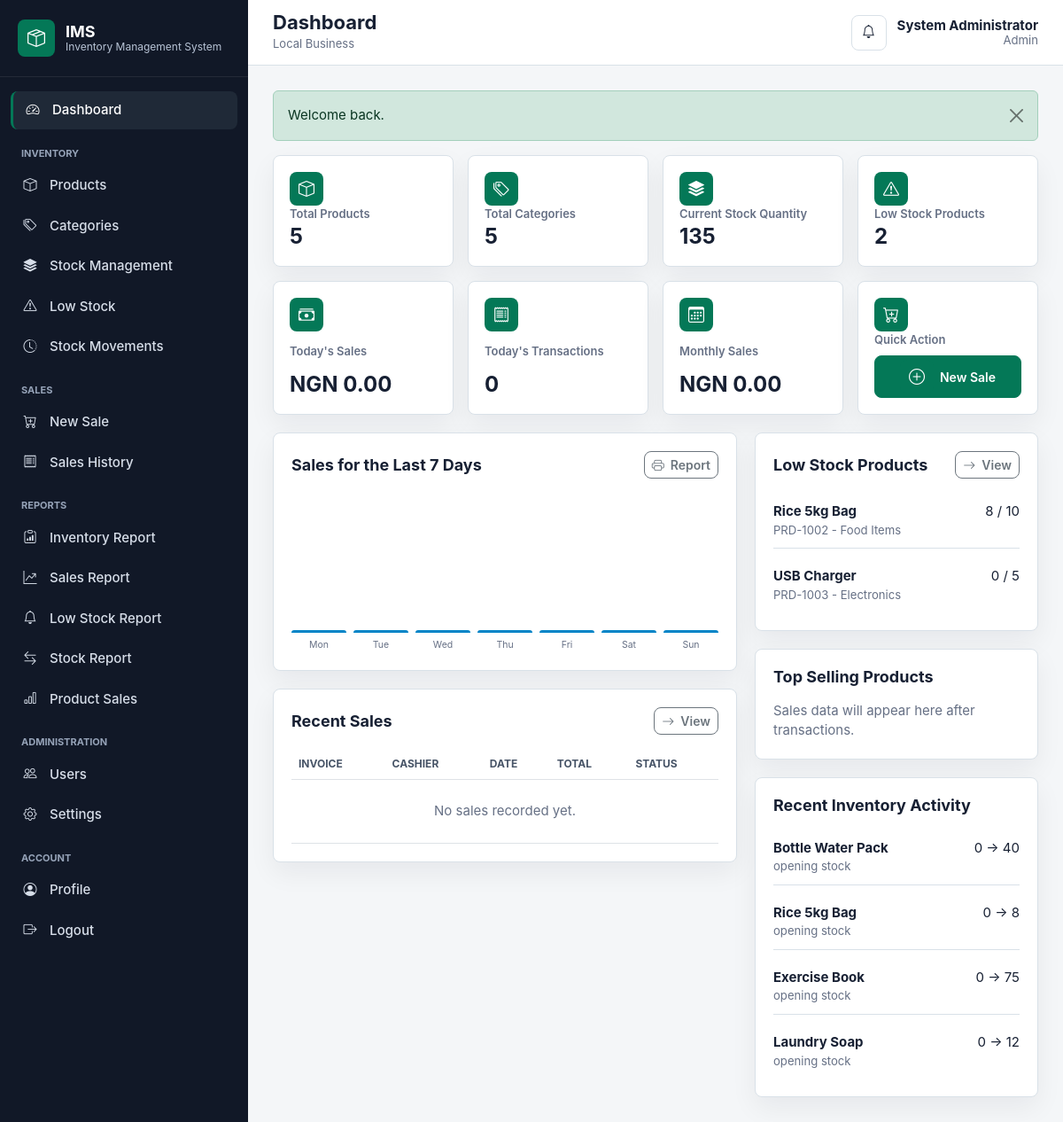
Screenshot of /?route=dashboard (signed in) with the database file from the repository.
### tables this page shows
CREATE TABLE IF NOT EXISTS products (
    id INT UNSIGNED AUTO_INCREMENT PRIMARY KEY,
    product_code VARCHAR(40) NOT NULL,
    product_name VARCHAR(160) NOT NULL,
    category_id INT UNSIGNED NOT NULL,
    description TEXT NULL,
    cost_price DECIMAL(12,2) NOT NULL DEFAULT 0.00,
    selling_price DECIMAL(12,2) NOT NULL DEFAULT 0.00,
    quantity INT NOT NULL DEFAULT 0,
    reorder_level INT NOT NULL DEFAULT 5,
    unit VARCHAR(30) NOT NULL DEFAULT 'pcs',
    status ENUM('active', 'inactive') NOT NULL DEFAULT 'active',
    created_at TIMESTAMP NOT NULL DEFAULT CURRENT_TIMESTAMP,
    updated_at TIMESTAMP NOT NULL DEFAULT CURRENT_TIMESTAMP ON UPDATE CURRENT_TIMESTAMP,
    UNIQUE KEY uq_products_code (product_code),
    INDEX idx_products_name (product_name),
    INDEX idx_products_category (category_id),
    INDEX idx_products_status_stock (status, quantity, reorder_level),
    CONSTRAINT fk_products_category
        FOREIGN KEY (category_id) REFERENCES categories(id)
        ON UPDATE CASCADE ON DELETE RESTRICT
);

CREATE TABLE IF NOT EXISTS categories (
    id INT UNSIGNED AUTO_INCREMENT PRIMARY KEY,
    category_name VARCHAR(120) NOT NULL,
    description TEXT NULL,
    status ENUM('active', 'inactive') NOT NULL DEFAULT 'active',
    created_at TIMESTAMP NOT NULL DEFAULT CURRENT_TIMESTAMP,
    updated_at TIMESTAMP NOT NULL DEFAULT CURRENT_TIMESTAMP ON UPDATE CURRENT_TIMESTAMP,
    UNIQUE KEY uq_categories_name (category_name),
    INDEX idx_categories_status (status)
);

CREATE TABLE IF NOT EXISTS stock_movements (
    id INT UNSIGNED AUTO_INCREMENT PRIMARY KEY,
    product_id INT UNSIGNED NOT NULL,
    movement_type ENUM('opening_stock', 'stock_in', 'sale', 'adjustment_in', 'adjustment_out') NOT NULL,
    quantity INT NOT NULL,
    quantity_before INT NOT NULL,
    quantity_after INT NOT NULL,
    reference_type VARCHAR(40) NULL,
    reference_id INT UNSIGNED NULL,
    remarks VARCHAR(255) NULL,
    user_id INT UNSIGNED NOT NULL,
    created_at TIMESTAMP NOT NULL DEFAULT CURRENT_TIMESTAMP,
    INDEX idx_stock_movements_product_date (product_id, created_at),
    INDEX idx_stock_movements_type (movement_type),
    INDEX idx_stock_movements_user (user_id),
    CONSTRAINT fk_stock_movements_product
        FOREIGN KEY (product_id) REFERENCES products(id)
        ON UPDATE CASCADE ON DELETE RESTRICT,
    CONSTRAINT fk_stock_movements_user
        FOREIGN KEY (user_id) REFERENCES users(id)
        ON UPDATE CASCADE ON DELETE RESTRICT
);

### views/dashboard/index.php (the view, shortened to what the rows shown need)
<section class="split-grid">
    <div>
        <article class="panel">
            <div class="panel-title">
                <h2>Sales for the Last 7 Days</h2>
            </div>
        </article>
        <article class="panel">
            <div class="panel-title">
                <h2>Recent Sales</h2>
            </div>
            <div class="table-responsive">
                <table class="table table-hover align-middle">
                    <thead><tr><th>Invoice</th><th>Cashier</th><th>Date</th><th>Total</th><th>Status</th></tr></thead>
                </table>
            </div>
        </article>
    </div>
    <div>
        <article class="panel">
            <div class="panel-title">
                <h2>Low Stock Products</h2>
            </div>
            <div class="summary-list">
                <?php foreach ($lowProducts as $product): ?>
                    <div class="summary-row">
                        <div>
                            <strong><?= e($product['product_name']) ?></strong>
                            <span class="d-block text-muted small"><?= e($product['product_code']) ?> - <?= e($product['category_name']) ?></span>
                        </div>
                        <span><?= (int) $product['quantity'] ?> / <?= (int) $product['reorder_level'] ?></span>
                    </div>
                <?php endforeach; ?>
            </div>
        </article>
        <article class="panel">
            <div class="panel-title"><h2>Top Selling Products</h2></div>
        </article>
        <article class="panel">
            <div class="panel-title"><h2>Recent Inventory Activity</h2></div>
            <div class="summary-list">
                <?php foreach ($recentMovements as $movement): ?>
                    <div class="summary-row">
                        <div>
                            <strong><?= e($movement['product_name']) ?></strong>
                            <span class="d-block text-muted small"><?= e(str_replace('_', ' ', $movement['movement_type'])) ?></span>
                        </div>
                        <span><?= (int) $movement['quantity_before'] ?> -> <?= (int) $movement['quantity_after'] ?></span>
                    </div>
                <?php endforeach; ?>
            </div>
        </article>
    </div>
</section>

### rows the page displays
products: product_name "Rice 5kg Bag", product_code "PRD-1002", category.category_name "Food Items", quantity "8", reorder_level "10"
products: product_name "USB Charger", product_code "PRD-1003", category.category_name "Electronics", quantity "0", reorder_level "5"
stock_movements: product.product_name "Bottle Water Pack", movement_type "opening stock", quantity_before "0", quantity_after "40"
stock_movements: product.product_name "Rice 5kg Bag", movement_type "opening stock", quantity_before "0", quantity_after "8"
stock_movements: product.product_name "Exercise Book", movement_type "opening stock", quantity_before "0", quantity_after "75"
stock_movements: product.product_name "Laundry Soap", movement_type "opening stock", quantity_before "0", quantity_after "12"

### other values shown
$title "Dashboard"
setting('business_name', 'Local Business') "Local Business"
$user['full_name'] "System Administrator"
$user['role'] "Admin"
$flash['message'] "Welcome back."
$stats['total_products'] "5"
$stats['total_categories'] "5"
$stats['current_stock'] "135"
$stats['low_stock'] "2"
money($stats['today_sales']) "NGN 0.00"
$stats['today_transactions'] "0"
money($stats['monthly_sales']) "NGN 0.00"
date('D', strtotime($date)) "Mon"
date('D', strtotime($date)) "Tue"
date('D', strtotime($date)) "Wed"
